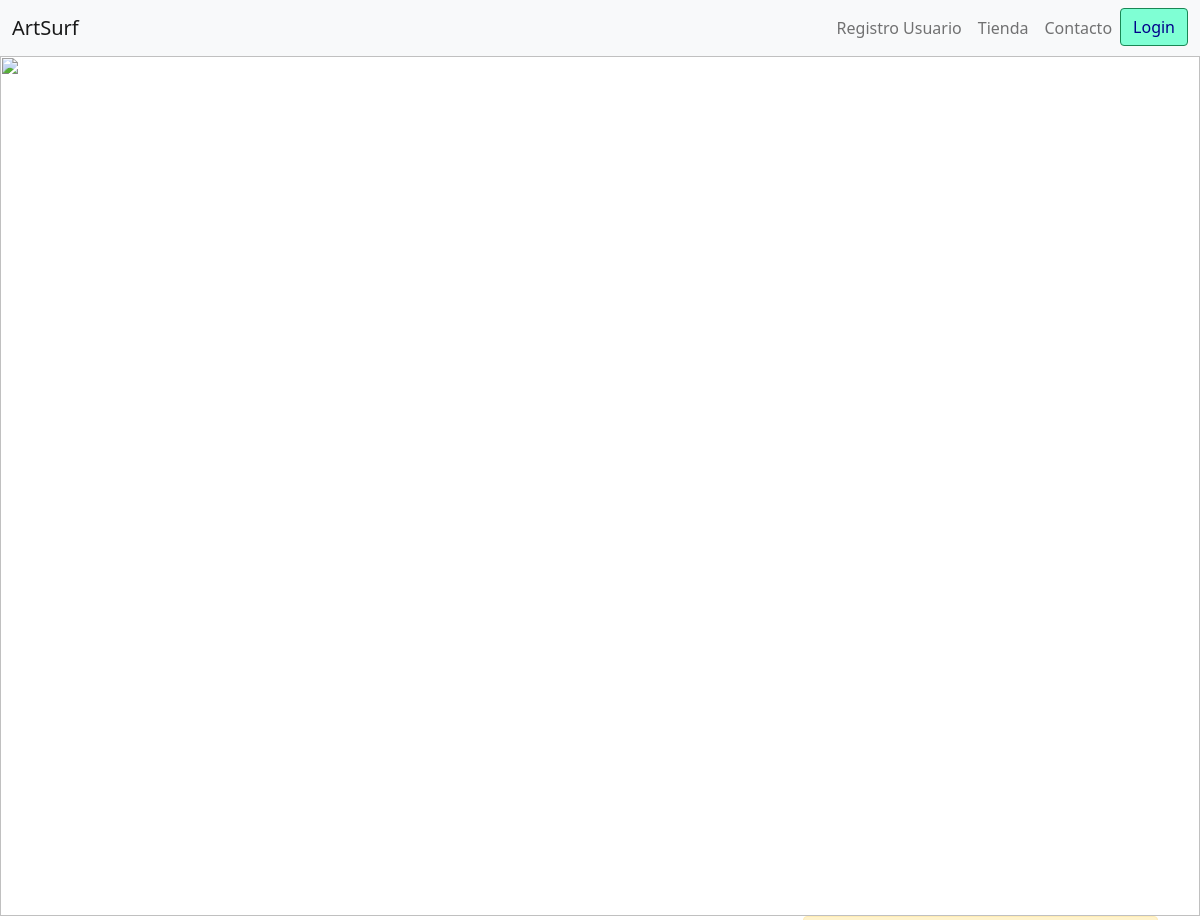
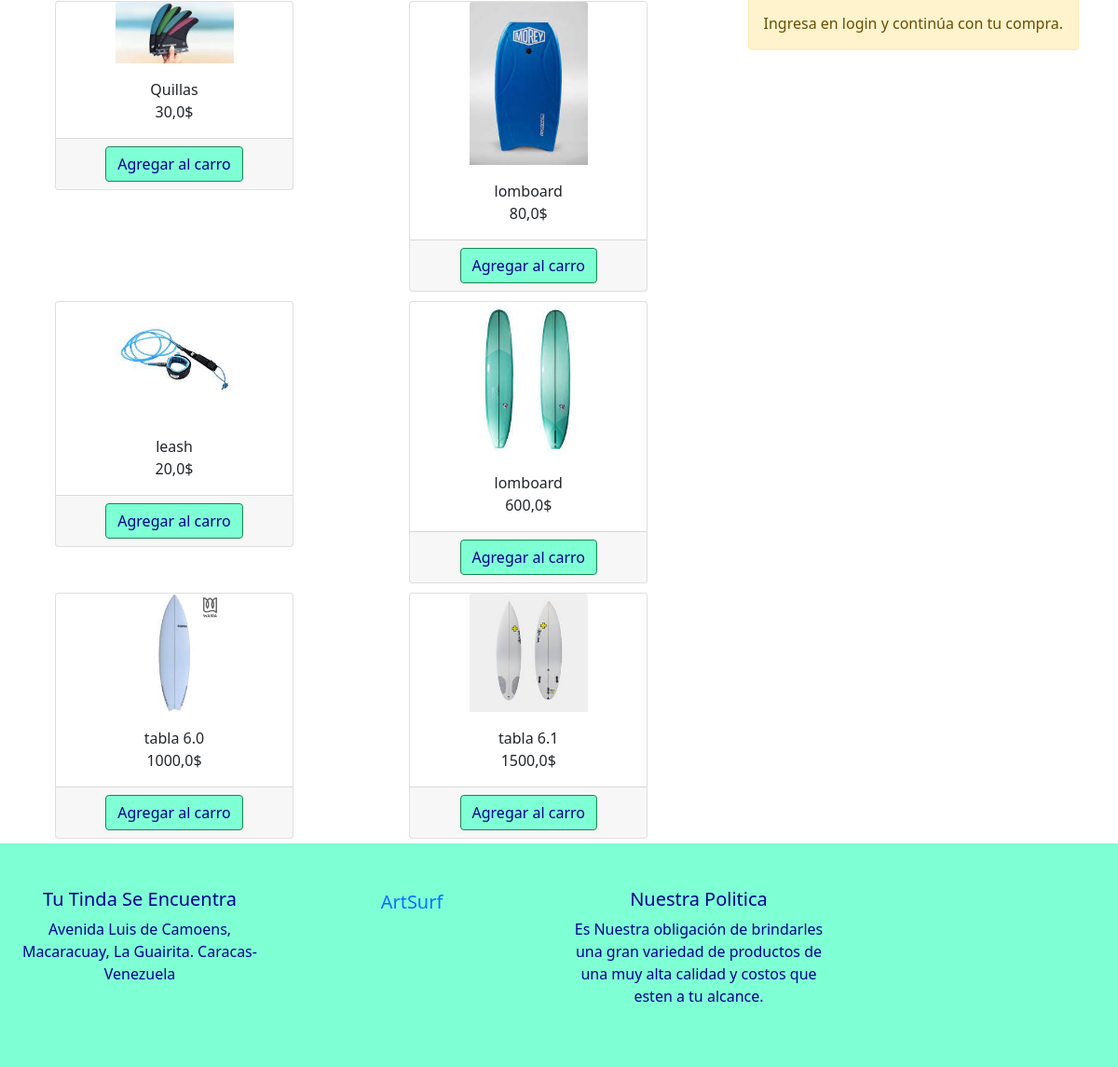
The app's page /tienda/ with its own data (2 pictures, top to bottom).
### tienda/models.py (models this page shows)
class Producto(models.Model):
    nombre=models.CharField(max_length=50)
    categorias=models.ForeignKey(CategoriaProd,on_delete=models.CASCADE)
    imagen=models.ImageField(upload_to="tienda",null=True,blank=True)
    precio = models.FloatField()
    disponibilidad = models.BooleanField(default=True)
    created = models.DateTimeField(auto_now_add=True)
    updated = models.DateTimeField(auto_now_add=True)
    class Meta:
        verbose_name = "Producto"
        verbose_name_plural = "Productos"

### tienda/views.py (the view)
# urls.py: path('tienda/', include('tienda.urls')),
def tienda(req):
    productos = Producto.objects.all()
    carro = Carro(req)
    contenido_carro = carro.carro
    return render(req, "tienda.html", {"productos": productos, "carro_items": contenido_carro})

### carro/context_processor.py (called while the page is built)
def importe_del_carro(req):
    total = 0
    if req.user.is_authenticated:
        for key, value in req.session["carro"].items():
            total = total+float(value["precio"])
    else:
        total= "Debes logearte para continuar"
    return {"importe_del_carro": total}

### tienda/templates/tienda.html
{% extends 'base.html' %}
{% block seccionCambiable %}
<div class="container">
    <div style="float:right;">
      {% if user.is_authenticated %}
                  {% include "carro/widget.html" %}
            {% else %}
                <div class="alert alert-warning">
                    Ingresa en login y continúa con tu compra.
                </div>
            {% endif %}
    </div>
  <div class="row">
  {% for producto in productos %}
  <div class="col">
   <div class="card"  style="width: 16rem;margin: 5px">
      <img src="{{producto.imagen.url}}" class="card-img-top w-50 mx-auto" alt="...">
      <div class="card-body" style="text-align:center">
          <h7 class="card-title">{{producto.nombre}}</h7>
        <p class="card-text">{{producto.precio}}$</p>
      </div>
      <div class="card-footer text-center">
          <a href="{% url 'carro:agregar' producto.id %}" class="btn btn-success">Agregar al carro</a>
      </div>
      </div>
   </div>
{% endfor %}
  </div>
</div>
{% endblock seccionCambiable%}

### AppSurf/static/css/estilo.css (style rules this page uses)
.btn-success { background-color: aquamarine; color: darkblue; }

### records on screen
Producto: imagen (picture), nombre "Quillas", precio "30,0"
Producto: imagen (picture), nombre "lomboard", precio "80,0"
Producto: imagen (picture), nombre "leash", precio "20,0"
Producto: imagen (picture), nombre "lomboard", precio "600,0"
Producto: imagen (picture), nombre "tabla 6.0", precio "1000,0"
Producto: imagen (picture), nombre "tabla 6.1", precio "1500,0"
